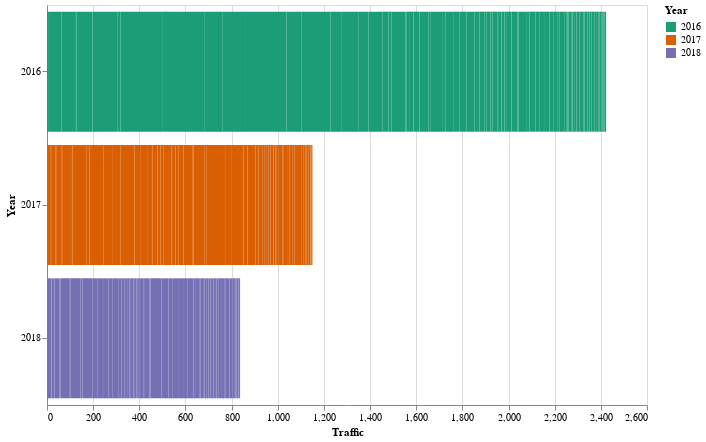

Notebook source saved alongside this figure:
### Code cell
alt.Chart(traf).mark_bar().encode(
    x='Traffic:Q', # trying to plot it to see if tf worked
    y='Year:N',
    color=alt.Color('Year', scale=alt.Scale(scheme='dark2'))
).properties(height=400, width=600)

### Figure 1 — Vega-Lite specification as saved in the notebook (floating-point values rounded to 4 significant figures; data arrays with more than 128 entries replaced by an {"elided": "..."} marker saying what was removed)
{"config": {"view": {"continuousWidth": 400, "continuousHeight": 300}}, "data": {"name": "data-d60fee1c9fb8c9a746a46d2c4e3d5670"}, "mark": "bar", "encoding": {"color": {"field": "Year", "scale": {"scheme": "dark2"}, "type": "nominal"}, "x": {"field": "Traffic", "type": "quantitative"}, "y": {"field": "Year", "type": "nominal"}}, "height": 400, "width": 600, "$schema": "https://vega.github.io/schema/vega-lite/v4.17.0.json", "datasets": {"data-d60fee1c9fb8c9a746a46d2c4e3d5670": {"elided": "288 records"}}}
